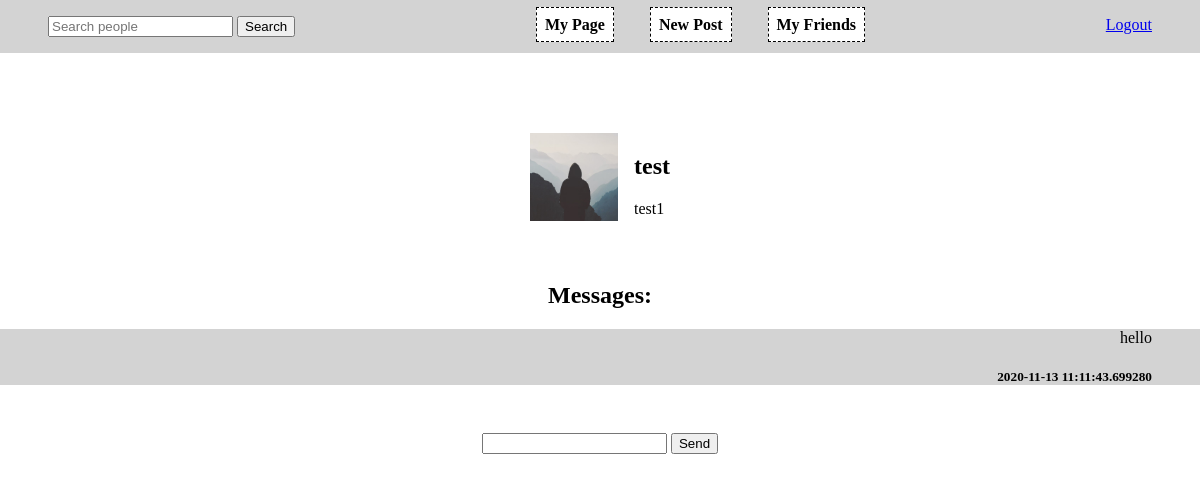
/chat/test1 (signed in), run on the app's committed database.
### social_network/models.py (models this page shows, shortened)
class User(db.Model, UserMixin):
    id = db.Column(db.Integer, primary_key=True)
    username = db.Column(db.String(32), unique=True, nullable=False)
    password = db.Column(db.String(64), nullable=False)
    image_file = db.Column(db.String(32), nullable=False,
                           default="default_profile.jpg")
    name = db.Column(db.String(64), nullable=False)
    gender = db.Column(
        db.Boolean(), nullable=False)
    city = db.Column(db.String(32), nullable=False)
    born = db.Column(
        db.Integer)
    posts = db.relationship("Post", backref="author")
    friendship = db.relationship(
        "Friendship", foreign_keys='Friendship.user1_id', backref="friend")
    friendship = db.relationship(
        "Friendship", foreign_keys='Friendship.user2_id', backref="friend")
    def __repr__(self):
        return f"User('{self.username}', '{self.name}')"

class Message(db.Model):
    id = db.Column(db.Integer, primary_key=True)
    text = db.Column(db.String(128), nullable=False)
    date_created = db.Column(
        db.DateTime, nullable=False, default=datetime.utcnow)
    user1_id = db.Column(db.Integer, db.ForeignKey(
        'user.id'), nullable=False)
    user2_id = db.Column(db.Integer, db.ForeignKey(
        'user.id'), nullable=False)
    def __repr__(self):
        return f"Message: '{self.text}' from '{self.user1_id}' to '{self.user1_id}' on '{self.date_created}')"

### social_network/main/routes.py (the view, shortened to what this page needs)
@main.route("/chat/<username>", methods=["GET", "POST"])
@login_required
def chat(username):
    u = User.query.filter(User.username == username).first()
    print(u)
    if u is None:
        return redirect(url_for("main.profile"))
    m = Message.query.filter(
        or_(
            and_(Message.user1_id == u.id, Message.user2_id == current_user.id),
            and_(Message.user2_id == u.id, Message.user1_id == current_user.id)
        )
    ).order_by(Message.date_created.desc()).all()
    print(m)
    return render_template("main/chat_page.html", user=u, messages=reversed(m), my_id=current_user.id)

### social_network/models.py (called while the page is built)
@login_manager.user_loader
def load_user(user_id):
    return User.query.get(int(user_id))

### social_network/templates/main/chat_page.html
{% extends 'layout.html' %} {% block content %}
<section class="info">
    <img src="../../static/img/{{ user.image_file }}" style="height: 5.5em;">
    <div class="infofiels">
        <h1>{{user.name}}</h1>
        <p>{{user.username}}</p>
    </div>
</section>
<section class="posts">
    <h1>Messages: </h1>
    {% for m in messages %}
    <div style="text-align: {% if m.user1_id == my_id %} right; background-color: lightgray;{% else %} left; background-color: lightblue; {% endif %} padding: 0 3em;">
        <p>{{ m.text }}</p>
        <h5>{{ m.date_created }}</h5>
    </div>
    {% endfor %}
</section>
<section>
    <form method="post">
        <input type="text" name="message" required>
        <input type="submit" value="Send">
    </form>
</section>
{% endblock content %}

### social_network/static/main.css (style rules this page uses)
body { margin: 0; padding: 0; }
.info { display: flex; justify-content: center; }
.infofiels { padding-left: 1em; text-align: left; }
.posts { margin-top: 3em; text-align: center; }
form { text-align: center; }
section { margin: 3em 0; text-align: center; }

### data on the page
User: image_file (placeholder picture), name "test", username "test1"
Message: text "hello", date_created "2020-11-13 11:11:43.699280"
